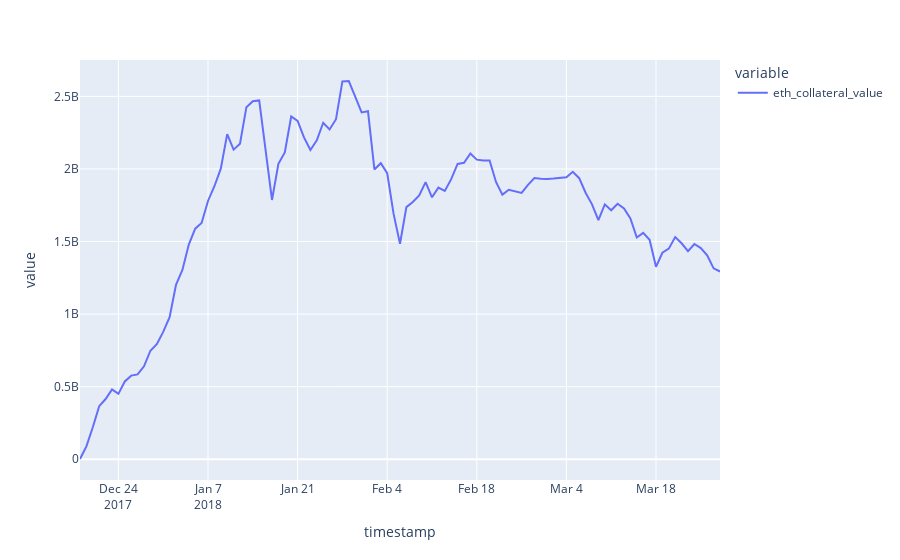

Source (notebook cell):
### Markdown cell above
## Historical system ETH collateral value vs. model

### Code cell
simulation_result.plot(x='timestamp', y=['eth_collateral_value']) #'C_star'
